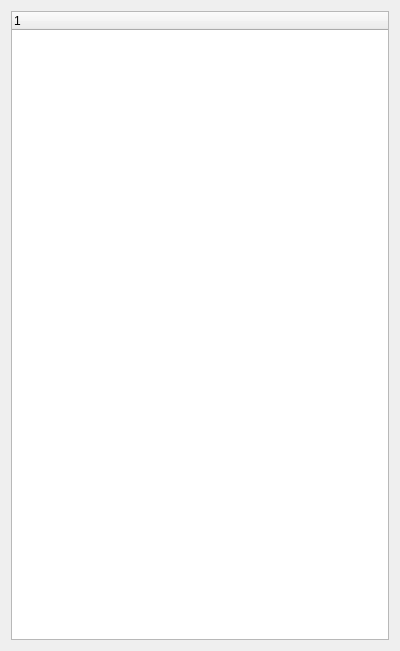
<?xml version="1.0" encoding="UTF-8"?>
<ui version="4.0">
 <class>DataViewWidget</class>
 <widget class="QWidget" name="DataViewWidget">
  <property name="geometry">
   <rect>
    <x>0</x>
    <y>0</y>
    <width>400</width>
    <height>651</height>
   </rect>
  </property>
  <property name="windowTitle">
   <string>Form</string>
  </property>
  <layout class="QVBoxLayout" name="verticalLayout">
   <item>
    <widget class="QTreeWidget" name="treeWidget">
     <property name="contextMenuPolicy">
      <enum>Qt::CustomContextMenu</enum>
     </property>
     <property name="iconSize">
      <size>
       <width>60</width>
       <height>20</height>
      </size>
     </property>
     <column>
      <property name="text">
       <string notr="true">1</string>
      </property>
     </column>
    </widget>
   </item>
  </layout>
  <action name="actionLoad">
   <property name="text">
    <string>Load</string>
   </property>
  </action>
  <action name="actionLoadAll">
   <property name="text">
    <string>Load All</string>
   </property>
  </action>
  <action name="actionUnload">
   <property name="text">
    <string>Unload</string>
   </property>
  </action>
  <action name="actionUnloadAll">
   <property name="text">
    <string>Unload All</string>
   </property>
  </action>
  <action name="actionRebuild">
   <property name="text">
    <string>Rebuild</string>
   </property>
  </action>
  <action name="actionRefreshStatus">
   <property name="text">
    <string>Refresh status</string>
   </property>
  </action>
  <action name="actionSynchronize">
   <property name="text">
    <string>Synchronize</string>
   </property>
  </action>
  <action name="actionDownload">
   <property name="text">
    <string>Download</string>
   </property>
  </action>
  <action name="actionDownloadAll">
   <property name="text">
    <string>Download All</string>
   </property>
  </action>
  <action name="actionForceDownload">
   <property name="text">
    <string>Force download</string>
   </property>
  </action>
  <action name="actionForceDownloadAll">
   <property name="text">
    <string>Force download all</string>
   </property>
  </action>
  <action name="actionForceSynchronize">
   <property name="text">
    <string>Force synchronize</string>
   </property>
  </action>
 </widget>
 <resources/>
 <connections>
  <connection>
   <sender>actionDownload</sender>
   <signal>triggered()</signal>
   <receiver>DataViewWidget</receiver>
   <slot>onDownload()</slot>
   <hints>
    <hint type="sourcelabel">
     <x>-1</x>
     <y>-1</y>
    </hint>
    <hint type="destinationlabel">
     <x>199</x>
     <y>325</y>
    </hint>
   </hints>
  </connection>
  <connection>
   <sender>actionDownloadAll</sender>
   <signal>triggered()</signal>
   <receiver>DataViewWidget</receiver>
   <slot>onDownloadAll()</slot>
   <hints>
    <hint type="sourcelabel">
     <x>-1</x>
     <y>-1</y>
    </hint>
    <hint type="destinationlabel">
     <x>199</x>
     <y>325</y>
    </hint>
   </hints>
  </connection>
  <connection>
   <sender>actionForceDownload</sender>
   <signal>triggered()</signal>
   <receiver>DataViewWidget</receiver>
   <slot>onForceDownload()</slot>
   <hints>
    <hint type="sourcelabel">
     <x>-1</x>
     <y>-1</y>
    </hint>
    <hint type="destinationlabel">
     <x>199</x>
     <y>325</y>
    </hint>
   </hints>
  </connection>
  <connection>
   <sender>actionLoad</sender>
   <signal>triggered()</signal>
   <receiver>DataViewWidget</receiver>
   <slot>onLoad()</slot>
   <hints>
    <hint type="sourcelabel">
     <x>-1</x>
     <y>-1</y>
    </hint>
    <hint type="destinationlabel">
     <x>199</x>
     <y>325</y>
    </hint>
   </hints>
  </connection>
  <connection>
   <sender>actionLoadAll</sender>
   <signal>triggered()</signal>
   <receiver>DataViewWidget</receiver>
   <slot>onLoadAll()</slot>
   <hints>
    <hint type="sourcelabel">
     <x>-1</x>
     <y>-1</y>
    </hint>
    <hint type="destinationlabel">
     <x>199</x>
     <y>325</y>
    </hint>
   </hints>
  </connection>
  <connection>
   <sender>actionRebuild</sender>
   <signal>triggered()</signal>
   <receiver>DataViewWidget</receiver>
   <slot>onRebuild()</slot>
   <hints>
    <hint type="sourcelabel">
     <x>-1</x>
     <y>-1</y>
    </hint>
    <hint type="destinationlabel">
     <x>199</x>
     <y>325</y>
    </hint>
   </hints>
  </connection>
  <connection>
   <sender>actionRefreshStatus</sender>
   <signal>triggered()</signal>
   <receiver>DataViewWidget</receiver>
   <slot>onRefreshStatus()</slot>
   <hints>
    <hint type="sourcelabel">
     <x>-1</x>
     <y>-1</y>
    </hint>
    <hint type="destinationlabel">
     <x>199</x>
     <y>325</y>
    </hint>
   </hints>
  </connection>
  <connection>
   <sender>actionSynchronize</sender>
   <signal>triggered()</signal>
   <receiver>DataViewWidget</receiver>
   <slot>onTrySynchronize()</slot>
   <hints>
    <hint type="sourcelabel">
     <x>-1</x>
     <y>-1</y>
    </hint>
    <hint type="destinationlabel">
     <x>199</x>
     <y>325</y>
    </hint>
   </hints>
  </connection>
  <connection>
   <sender>actionUnload</sender>
   <signal>triggered()</signal>
   <receiver>DataViewWidget</receiver>
   <slot>onUnload()</slot>
   <hints>
    <hint type="sourcelabel">
     <x>-1</x>
     <y>-1</y>
    </hint>
    <hint type="destinationlabel">
     <x>199</x>
     <y>325</y>
    </hint>
   </hints>
  </connection>
  <connection>
   <sender>actionUnloadAll</sender>
   <signal>triggered()</signal>
   <receiver>DataViewWidget</receiver>
   <slot>onUnloadAll()</slot>
   <hints>
    <hint type="sourcelabel">
     <x>-1</x>
     <y>-1</y>
    </hint>
    <hint type="destinationlabel">
     <x>199</x>
     <y>325</y>
    </hint>
   </hints>
  </connection>
  <connection>
   <sender>treeWidget</sender>
   <signal>currentItemChanged(QTreeWidgetItem*,QTreeWidgetItem*)</signal>
   <receiver>DataViewWidget</receiver>
   <slot>onTreeCurrentItemChange(QTreeWidgetItem*,QTreeWidgetItem*)</slot>
   <hints>
    <hint type="sourcelabel">
     <x>137</x>
     <y>105</y>
    </hint>
    <hint type="destinationlabel">
     <x>199</x>
     <y>325</y>
    </hint>
   </hints>
  </connection>
  <connection>
   <sender>actionForceDownloadAll</sender>
   <signal>triggered()</signal>
   <receiver>DataViewWidget</receiver>
   <slot>onForceDownloadAll()</slot>
   <hints>
    <hint type="sourcelabel">
     <x>-1</x>
     <y>-1</y>
    </hint>
    <hint type="destinationlabel">
     <x>199</x>
     <y>325</y>
    </hint>
   </hints>
  </connection>
  <connection>
   <sender>actionForceSynchronize</sender>
   <signal>triggered()</signal>
   <receiver>DataViewWidget</receiver>
   <slot>onForceSynchronize()</slot>
   <hints>
    <hint type="sourcelabel">
     <x>-1</x>
     <y>-1</y>
    </hint>
    <hint type="destinationlabel">
     <x>199</x>
     <y>325</y>
    </hint>
   </hints>
  </connection>
  <connection>
   <sender>treeWidget</sender>
   <signal>customContextMenuRequested(QPoint)</signal>
   <receiver>DataViewWidget</receiver>
   <slot>onContextMenu(QPoint)</slot>
   <hints>
    <hint type="sourcelabel">
     <x>199</x>
     <y>325</y>
    </hint>
    <hint type="destinationlabel">
     <x>199</x>
     <y>325</y>
    </hint>
   </hints>
  </connection>
 </connections>
 <slots>
  <signal>currentItemChanged(char,int)</signal>
  <signal>operationAboutToStart(char)</signal>
  <slot>onLoad()</slot>
  <slot>onLoadAll()</slot>
  <slot>onUnload()</slot>
  <slot>onUnloadAll()</slot>
  <slot>onRebuild()</slot>
  <slot>onRefreshStatus()</slot>
  <slot>onDownload()</slot>
  <slot>onForceDownload()</slot>
  <slot>onDownloadAll()</slot>
  <slot>onTreeCurrentItemChange(QTreeWidgetItem*,QTreeWidgetItem*)</slot>
  <slot>onTrySynchronize()</slot>
  <slot>onForceDownloadAll()</slot>
  <slot>onForceSynchronize()</slot>
  <slot>onContextMenu(QPoint)</slot>
 </slots>
</ui>
